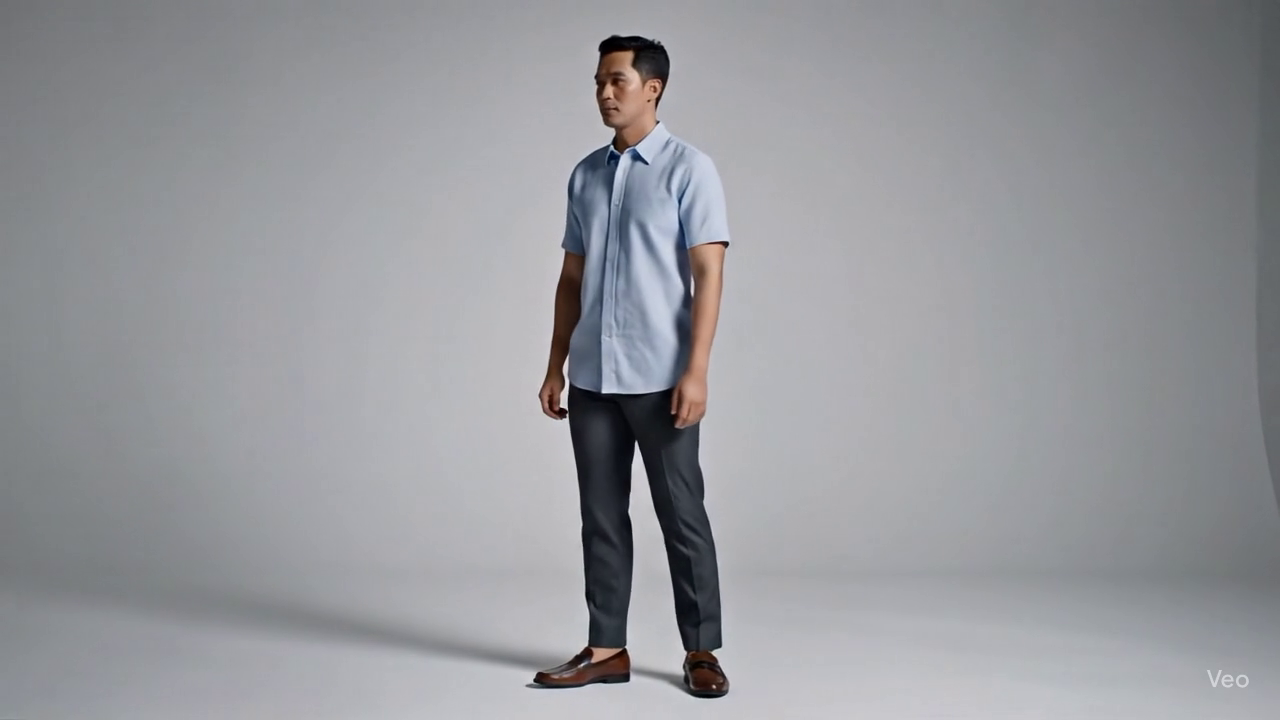
#> input picture frame 19 of data/man_walking.mp4, 1280 x 720 px
$ jupyter execute 12_video_processing_week1.ipynb
#> lines starting #> are read from the running program, lines starting #| are printed output that depends on the picture; after the words box and inside, x2 and y2 are one past the last pixel; in counts of white or black regions, pixels touching at a corner belong together; pictures that were not available may be replaced by others from this repository, and a replacement may not be noted
# **Video Processing Week 1: Fondasi & Teknik CV Klasik**

Minggu ini kita akan mempelajari **pengolahan video frame-by-frame** dengan teknik-teknik klasik (non-AI) menggunakan OpenCV. Fokus utama adalah manipulasi video real-time maupun file, serta efek dasar yang sering digunakan dalam produksi video.

**Tujuan Pembelajaran:**

Di akhir sesi ini kita akan bisa:
- Membaca, menulis, dan menangkap video (file & webcam).
- Mengkonversi colorspace dan menerapkan filter dasar (blur, edge).
- Membuat efek *chroma key* (green screen) dengan mask warna.
- Melakukan *object tracking* menggunakan algoritma OpenCV (CSRT/KCF).
- (Opsional) Men-stabilkan video dengan fitur bawaan OpenCV.

> *This module is inspired by the development of last semester’s materials.*

## **Pengantar Video Processing**

### **Apa itu Video?**

**Video** adalah rangkaian gambar (frame) yang ditampilkan secara berurutan dengan kecepatan tertentu (frame rate).
- Satuan video adalah **frame** (gambar individu)
- **Frame rate** diukur dalam fps (frames per second) - umumnya 24, 30, atau 60 fps
- Video bisa berasal dari file atau device seperti webcam

Dalam pengolahan video, kita akan:
1. Membaca dan menulis file video
2. Memproses setiap frame secara individual
3. Menerapkan efek dan teknik khusus video
4. Menangkap video dari webcam untuk processing real-time

*Sebelum lanjut, kita coba import library yang akan kita butuhkan dulu*

**⚠️ PENTING: Install library `opencv-contrib-python`, bukan `opencv-python`. Fitur object detection hanya tersedia di library `opencv-contrib-python`**

[cell 1]
# pip install opencv-contrib-python==4.11.0.86 numpy matplotlib ipykernel

[cell 2]
import cv2
import numpy as np
import matplotlib.pyplot as plt
import os

## Fundamental Video I/O (OpenCV)

Video hanyalah rangkaian gambar diam (disebut frames) yang ditampilkan secara berurutan dengan sangat cepat.

Ketika gambar-gambar ini ditampilkan dengan kecepatan tertentu, misalnya 24, 30, atau 60 gambar setiap detiknya, mata kita akan menangkapnya sebagai sebuah gerakan ilusi yang mulus. Kecepatan pemutaran ini disebut Frames Per Second (FPS).

Kita akan belajar cara menggunakan OpenCV untuk melakukan pengolahan video dari file dan dari kamera secara real-time.

### Membaca file video

Kita akan mencoba membuka file video menggunakan OpenCV dan menampilkan:
- frame pertama dan frame ke-n
- Video di dalam window terpisah

[cell 3]
# Membaca frame dari video
PATH_VIDEO = os.path.join(os.getcwd(), 'data', 'man_walking.mp4')

cap = cv2.VideoCapture(PATH_VIDEO)
if cap.isOpened():
    # Membaca frame ke-n (misal frame ke-10) | Uncooment kode dibawah
    # frame_at = 10
    # cap.set(cv2.CAP_PROP_POS_FRAMES, frame_at - 1)

    ret, frame = cap.read()
#> frame is the input picture: shape (720, 1280, 3); mean B, G, R 156.2, 151.9, 150.9
    if ret:
        print(f"Dimensi Frame: {frame.shape}")
#| Dimensi Frame: (720, 1280, 3)

        # Seperti yang sudah dipelajari, OpenCV menggunakan format warna BGR secara default
        # Kita perlu mengkonversi ke RGB untuk menampilkan dengan matplotlib
        frame_rgb = cv2.cvtColor(frame, cv2.COLOR_BGR2RGB)

        plt.figure(figsize=(8, 5))
        plt.imshow(frame_rgb)
        plt.title("Contoh Frame di Video")
        plt.axis('off')
        plt.show()
    else:
        print(f"Error: Gagal membaca frame dari {PATH_VIDEO}. Video mungkin kosong.")
else:
    print(f"Error: Tidak bisa membuka file video di '{PATH_VIDEO}'")
    print("Pastikan nama file dan path sudah benar, atau file tidak korup.")

cap.release()

[cell 4]
# Menampilkan video di window terpisah
# Periksa window baru di sistem operasi Anda
PATH_VIDEO = os.path.join(os.getcwd(), 'data', 'man_walking.mp4')
cap = cv2.VideoCapture(PATH_VIDEO)

if cap.isOpened():
    while True:
        ret, frame = cap.read()

        if not ret:
            print("Video selesai")
            break

        cv2.imshow('Video Playback', frame)

        # Tekan 'q' untuk keluar
        if cv2.waitKey(25) & 0xFF == ord('q'):
#> (key q is pressed here)
            break
else:
    print(f"Error: Tidak bisa membuka file video di '{PATH_VIDEO}'")
    print("Pastikan nama file dan path sudah benar, atau file tidak korup.")

cap.release()
cv2.destroyAllWindows()

### Menangkap Gambar dari Webcam

Untuk menangkap video dari webcam, kita bisa menggunakan `cv2.VideoCapture(0)`, di mana `0` adalah indeks default untuk webcam pertama. Jika Anda memiliki beberapa kamera, Anda bisa mencoba `1`, `2`, dll.

[cell 5]
cap = cv2.VideoCapture(0)

if cap.isOpened():
    print("Webcam berhasil diakses. Tekan 'q' untuk keluar.")

    while True:
        ret, frame = cap.read()

        if not ret:
            print("Error: Gagal membaca frame dari webcam")
            break

        cv2.imshow('Webcam Live', frame)

        # Tekan 'q' untuk keluar
        if cv2.waitKey(1) & 0xFF == ord('q'):
#> (key q is pressed here)
            break
else:
    print("Error: Tidak bisa mengakses webcam")
    print("Pastikan webcam terhubung dan tidak digunakan aplikasi lain")

cap.release()
cv2.destroyAllWindows()

### Menyimpan/menulis ke file video baru

Untuk menyimpan video yang telah diproses, kita dapat menggunakan `cv2.VideoWriter`. Kita perlu menentukan nama file output, codec video, frame rate, dan ukuran frame.

Kita akan mencoba mengubah video menjadi grayscale dan menyimpannya ke file baru.

[cell 6]
PATH_VIDEO = os.path.join(os.getcwd(), 'data', 'man_walking.mp4')
OUTPUT_VIDEO = os.path.join(os.getcwd(), 'data', 'output_grayscale.mp4')

# Baca video input
cap = cv2.VideoCapture(PATH_VIDEO)

if cap.isOpened():
    frame_width = int(cap.get(cv2.CAP_PROP_FRAME_WIDTH))
    frame_height = int(cap.get(cv2.CAP_PROP_FRAME_HEIGHT))
    fps = int(cap.get(cv2.CAP_PROP_FPS))

    fourcc = cv2.VideoWriter_fourcc(*'mp4v')  # Codec untuk MP4
    out = cv2.VideoWriter(OUTPUT_VIDEO, fourcc, fps, (frame_width, frame_height))

    print(f"Menyimpan video grayscale ke: {OUTPUT_VIDEO}")
    print(f"Resolusi: {frame_width}x{frame_height}, FPS: {fps}")

    while True:
        ret, frame = cap.read()
        if not ret:
            print("Proses selesai!")
            break

        # Konversi frame ke grayscale
        gray_frame = cv2.cvtColor(frame, cv2.COLOR_BGR2GRAY)
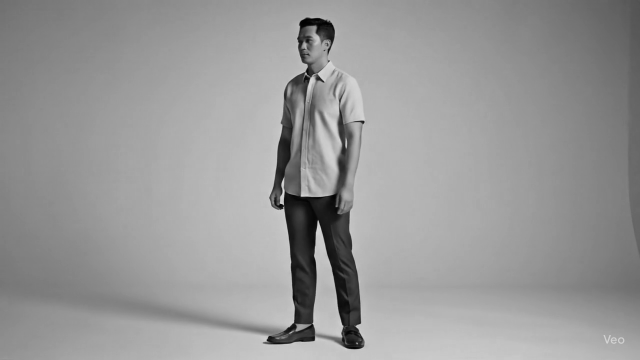
#> gray_frame: shape (720, 1280) (shown at 1/2 size); min 0, max 235, mean 152

        # Konversi kembali ke BGR agar bisa disimpan sebagai video berwarna
        gray_bgr = cv2.cvtColor(gray_frame, cv2.COLOR_GRAY2BGR)
        out.write(gray_bgr)
        cv2.imshow('Processing Video - Grayscale', gray_frame)

        if cv2.waitKey(1) & 0xFF == ord('q'):
#> (key q is pressed here)
            break

    # Release semua resource
    cap.release()
    out.release()
    cv2.destroyAllWindows()

    print(f"Video grayscale berhasil disimpan di: {OUTPUT_VIDEO}")
else:
    print(f"Error: Tidak bisa membuka file video di '{PATH_VIDEO}'")

## Manipulasi Frame Dasar

Setelah berhasil membaca dan menulis video, kita akan mempelajari teknik-teknik dasar untuk memanipulasi setiap frame dalam video. Manipulasi frame adalah fondasi dari semua efek video processing:

### **Konversi Colorspace**
Mengubah representasi warna frame (BGR → Grayscale, BGR → HSV, dll) untuk kebutuhan analisis atau efek tertentu.

**1. BGR to Grayscale:**
- Mengubah gambar berwarna menjadi hitam-putih
- Menghilangkan informasi warna, hanya menyimpan intensitas cahaya
- Mengurangi 3 channel (Blue, Green, Red) menjadi 1 channel saja
- Berguna untuk analisis bentuk, deteksi tepi, dan mengurangi kompleksitas komputasi

**2. BGR to HSV:**
- **H (Hue)**: Jenis warna (0-179° dalam OpenCV)
- **S (Saturation)**: Tingkat kejenuhan/kemurnian warna (0-255)
- **V (Value)**: Kecerahan/intensitas warna (0-255)
- Lebih intuitif untuk pemrosesan berdasarkan warna tertentu
- Sangat berguna untuk chroma keying (green screen) dan color-based object detection

[cell 7]
# Konversi frame webcam ke Grayscale
cap = cv2.VideoCapture(0)

if cap.isOpened():
    while True:
        ret, frame = cap.read()

        if not ret:
            print("Error: Gagal membaca frame dari webcam")
            break

        gray_frame = cv2.cvtColor(frame, cv2.COLOR_BGR2GRAY)
        cv2.imshow('Webcam Live - Grayscale', gray_frame)

        # Tekan 'q' untuk keluar
        if cv2.waitKey(1) & 0xFF == ord('q'):
#> (key q is pressed here)
            break
else:
    print("Error: Tidak bisa mengakses webcam")
    print("Pastikan webcam terhubung dan tidak digunakan aplikasi lain")

cap.release()
cv2.destroyAllWindows()

[cell 8]
# Konversi frame webcam ke HSV
cap = cv2.VideoCapture(0)

if cap.isOpened():
    while True:
        ret, frame = cap.read()

        if not ret:
            print("Error: Gagal membaca frame dari webcam")
            break
        hsv_frame = cv2.cvtColor(frame, cv2.COLOR_BGR2HSV)
#> hsv_frame: shape (720, 1280, 3); mean H, S, V 112, 14, 157
        cv2.imshow('Webcam Live - HSV', hsv_frame)

        # Tekan 'q' untuk keluar
        if cv2.waitKey(1) & 0xFF == ord('q'):
#> (key q is pressed here)
            break
else:
    print("Error: Tidak bisa mengakses webcam")
    print("Pastikan webcam terhubung dan tidak digunakan aplikasi lain")

cap.release()
cv2.destroyAllWindows()

### **Filter Dasar**

Setelah konversi colorspace, kita akan mempelajari filter dasar yang sering digunakan dalam video processing:

**1. Blur Filter:**
- Menghaluskan gambar dengan mengurangi noise dan detail halus
- Membuat efek buram dengan merata-ratakan nilai pixel di sekitarnya
- Berguna untuk preprocessing sebelum deteksi objek atau mengurangi gangguan
- Jenis blur: Gaussian Blur, Motion Blur, dan Median Blur

**2. Canny Edge Detection:**
- Mendeteksi tepi/garis batas objek dalam gambar
- Mengubah gambar menjadi representasi garis putih pada latar belakang hitam
- Sangat berguna untuk analisis bentuk, kontur objek, dan segmentasi
- Menggunakan algoritma gradien untuk menemukan perubahan intensitas yang tajam

[cell 9]
# Average Blur (paling sederhana) pada webcam
cap = cv2.VideoCapture(0)

if cap.isOpened():
    print("Webcam berhasil diakses. Tekan 'q' untuk keluar.")

    while True:
        ret, frame = cap.read()

        if not ret:
            print("Error: Gagal membaca frame dari webcam")
            break

        # Hanya butuh 1 parameter: kernel size
        blurred = cv2.blur(frame, (15, 15))
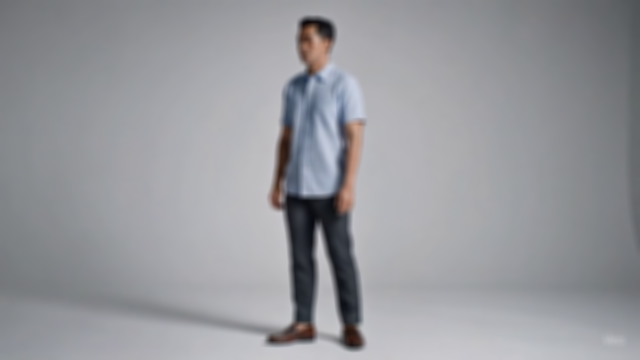
#> blurred: shape (720, 1280, 3) (shown at 1/2 size); mean B, G, R 156.2, 151.9, 150.9

        # Tampilkan original dan blurred
        cv2.imshow('Average Blur', blurred)

        # Tekan 'q' untuk keluar
        if cv2.waitKey(1) & 0xFF == ord('q'):
#> (key q is pressed here)
            break
else:
    print("Error: Tidak bisa mengakses webcam")

cap.release()
cv2.destroyAllWindows()

[cell 10]
# Canny Edge Detection pada webcam
cap = cv2.VideoCapture(0)

if cap.isOpened():
    while True:
        ret, frame = cap.read()

        if not ret:
            print("Error: Gagal membaca frame dari webcam")
            break

        # Konversi ke grayscale terlebih dahulu (Canny memerlukan grayscale)
        gray = cv2.cvtColor(frame, cv2.COLOR_BGR2GRAY)

        # Terapkan Canny Edge Detection
        # Parameter: (image, threshold1, threshold2)
        # threshold1: batas bawah untuk edge detection
        # threshold2: batas atas untuk edge detection
        edges = cv2.Canny(gray, 100, 150)
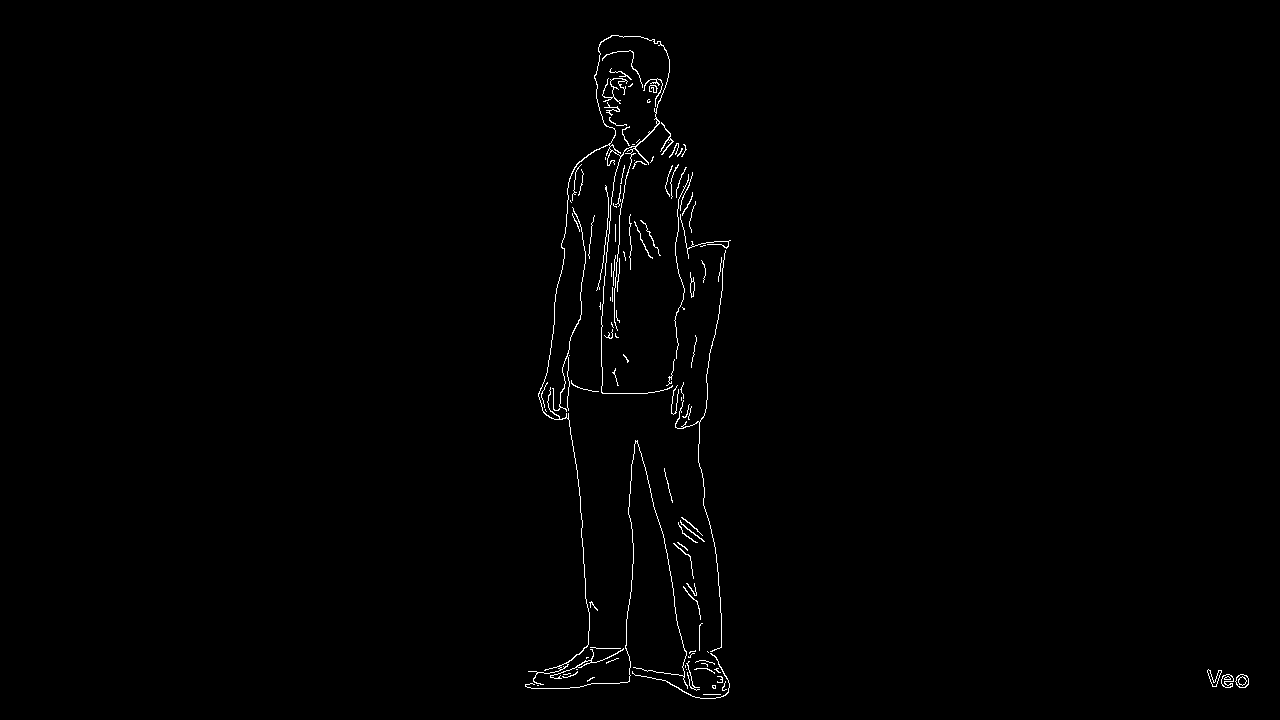
#> edges: shape (720, 1280); 0.73% white in thin lines or dots, all inside (x1, y1, x2, y2) = (525, 35, 1249, 699)

        # Tampilkan original dan edges
        cv2.imshow('Canny Edge Detection', edges)

        # Tekan 'q' untuk keluar
        if cv2.waitKey(1) & 0xFF == ord('q'):
#> (key q is pressed here)
            break
else:
    print("Error: Tidak bisa mengakses webcam")
    print("Pastikan webcam terhubung dan tidak digunakan aplikasi lain")

cap.release()
cv2.destroyAllWindows()

## Chroma Keying (Efek "Green Screen")

Chroma keying adalah teknik mengganti background berdasarkan warna tertentu (biasanya hijau atau biru) dengan gambar/video lain. Teknik ini sangat populer dalam industri film dan broadcasting.

**Konsep Dasar:**
- **Background khusus**: Objek direkam di depan layar berwarna solid (green screen/blue screen)
- **Color separation**: Algoritma memisahkan warna background dari foreground
- **Compositing**: Background diganti dengan gambar/video yang diinginkan

**Catatan**:
- Hindari objek yang berwarna hijau agar tidak ikut ter-mask
- Kualitas hasil tergantung pada kualitas green screen dan pencahayaan

**Langkah-langkah Chroma Keying:**

### **1. Membuat Mask Berdasarkan Rentang Warna (Hijau)**
- Konversi frame ke HSV colorspace untuk deteksi warna yang lebih akurat
- Tentukan rentang nilai HSV untuk warna hijau (Hue: 40-80, Saturation: tinggi, Value: tinggi)
- Gunakan `cv2.inRange()` untuk membuat binary mask (putih = hijau, hitam = bukan hijau)
- Terapkan **morphological operations** untuk membersihkan mask:
    - **Erosi**: menghilangkan titik-titik noise kecil
    - **Dilasi**: menutup lubang-lubang kecil di dalam mask
    - Hasil: mask yang lebih bersih dan solid

[cell 11]
# Membuat mask berdasarkan rentang warna hijau
PATH_VIDEO = os.path.join(os.getcwd(), 'data', 'green_screen_sample.mp4')

cap = cv2.VideoCapture(PATH_VIDEO)
if cap.isOpened():
    while True:
        ret, frame = cap.read()

        if not ret:
            print("Video selesai atau tidak bisa membaca frame")
            break

        # 1. Konversi frame ke HSV colorspace
        hsv_frame = cv2.cvtColor(frame, cv2.COLOR_BGR2HSV)

        # 2. Tentukan rentang warna hijau dalam HSV
        # Hue: 40-80 (hijau), Saturation: 40-255 (cukup jenuh), Value: 40-255 (cukup terang)
        lower_green = np.array([40, 40, 40])
        upper_green = np.array([80, 255, 255])

        # 3. Buat binary mask menggunakan cv2.inRange()
        # Pixel hijau akan menjadi putih (255), sisanya hitam (0)
        mask = cv2.inRange(hsv_frame, lower_green, upper_green)
#> mask: shape (720, 1280); every value is 0

        # 4. Terapkan morphological operations untuk membersihkan noise
        # Erosi: menghilangkan noise kecil
        kernel = np.ones((5, 5), np.uint8)
        mask = cv2.morphologyEx(mask, cv2.MORPH_OPEN, kernel)

        # Dilasi: menutup lubang kecil di mask
        mask = cv2.morphologyEx(mask, cv2.MORPH_CLOSE, kernel)

        # Tampilkan hasil
        cv2.imshow('Original Frame', frame)
        cv2.imshow('HSV Frame', hsv_frame)
        cv2.imshow('Green Mask', mask)

        # Tekan 'q' untuk keluar
        if cv2.waitKey(25) & 0xFF == ord('q'):
#> (key q is pressed here)
            break
else:
    print(f"Error: Tidak bisa membuka file video di '{PATH_VIDEO}'")
    print("Pastikan file 'green_screen_sample.mp4' ada di folder 'data'")

cap.release()
cv2.destroyAllWindows()

### **2. Mengganti Area Mask dengan Gambar atau Video Lain**
- Load 2 video: Green screen dan background replacement
- Deteksi hijau: Konversi ke HSV, buat mask untuk area hijau dengan cv2.inRange()
- Bersihkan mask: Morphological operations (OPEN & CLOSE) untuk hapus noise
- Pisahkan objek & background: bitwise_and() dengan mask asli dan mask terbalik
- Gabungkan hasil: cv2.add() foreground + background = green screen diganti

[cell 12]
# Chroma Keying: Mengganti green screen dengan video lain
PATH_VIDEO_GREEN = os.path.join(os.getcwd(), 'data', 'green_screen_sample.mp4')
PATH_VIDEO_BG = os.path.join(os.getcwd(), 'data', 'man_walking.mp4')

cap_green = cv2.VideoCapture(PATH_VIDEO_GREEN)
cap_bg = cv2.VideoCapture(PATH_VIDEO_BG)

if cap_green.isOpened() and cap_bg.isOpened():
    print("Kedua video berhasil dibuka. Tekan 'q' untuk keluar.")

    # Dapatkan dimensi frame green screen
    frame_width = int(cap_green.get(cv2.CAP_PROP_FRAME_WIDTH))
    frame_height = int(cap_green.get(cv2.CAP_PROP_FRAME_HEIGHT))

    while True:
        ret_green, frame_green = cap_green.read()
        ret_bg, frame_bg = cap_bg.read()

        if not ret_green or not ret_bg:
            print("Salah satu video source atau green screen selesai")
            break

        # 1. Konversi frame ke HSV colorspace
        hsv_frame = cv2.cvtColor(frame_green, cv2.COLOR_BGR2HSV)

        # 2. Tentukan rentang warna hijau dalam HSV
        lower_green = np.array([40, 40, 40])
        upper_green = np.array([80, 255, 255])

        # 3. Buat binary mask
        mask = cv2.inRange(hsv_frame, lower_green, upper_green)

        # 4. Terapkan morphological operations
        kernel = np.ones((5, 5), np.uint8)
        mask = cv2.morphologyEx(mask, cv2.MORPH_OPEN, kernel)
        mask = cv2.morphologyEx(mask, cv2.MORPH_CLOSE, kernel)

        # 5. Invert mask (background = putih, foreground = hitam)
        mask_inv = cv2.bitwise_not(mask)
#> mask_inv: shape (720, 1280); every value is 255

        # 6. Ekstrak foreground (objek) dari frame original
        foreground = cv2.bitwise_and(frame_green, frame_green, mask=mask_inv)

        # 7. Ekstrak background dari video pengganti
        background = cv2.bitwise_and(frame_bg, frame_bg, mask=mask)
#> background: shape (720, 1280, 3); every value is 0

        # 8. Gabungkan foreground dan background
        result = cv2.add(foreground, background)

        cv2.imshow('Result - Chroma Key', result)

        # Tekan 'q' untuk keluar
        if cv2.waitKey(25) & 0xFF == ord('q'):
#> (key q is pressed here)
            break
else:
    if not cap_green.isOpened():
        print(f"Error: Tidak bisa membuka {PATH_VIDEO_GREEN}")
    if not cap_bg.isOpened():
        print(f"Error: Tidak bisa membuka {PATH_VIDEO_BG}")

cap_green.release()
cap_bg.release()
cv2.destroyAllWindows()
